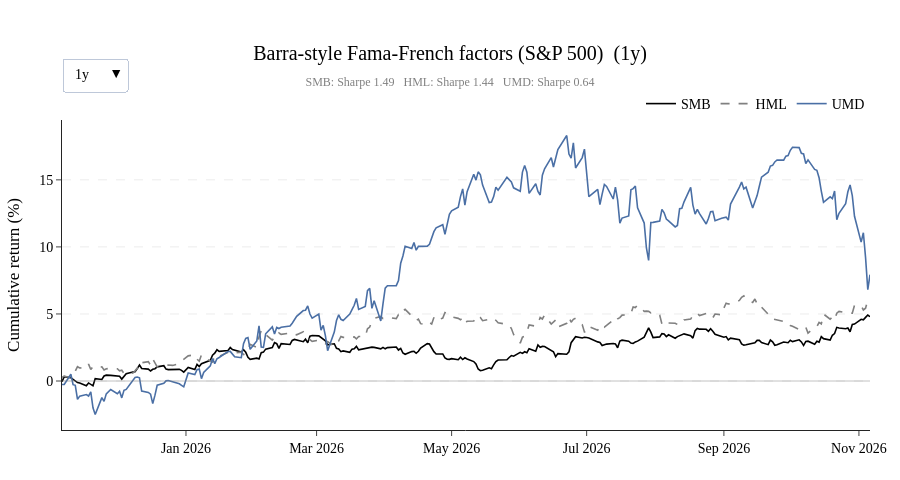

Notebook source saved alongside this figure:
### Code cell
plotting.plot_factor_compare(
    {c: ff[c] for c in ["SMB", "HML", "UMD"]},
    title="Barra-style Fama-French factors (S&P 500)",
)

### Figure 1 — Plotly figure (JSON) as saved in the notebook; plotly's stock layout.template omitted (floating-point values rounded to 4 significant figures; data arrays with more than 128 entries replaced by an {"elided": "..."} marker saying what was removed)
{"data": [{"line": {"color": "black", "width": 1.6}, "mode": "lines", "name": "SMB", "type": "scatter", "visible": false, "x": {"elided": "1000 str values"}, "y": {"elided": "1000 float values"}}, {"line": {"color": "gray", "dash": "dash", "width": 1.6}, "mode": "lines", "name": "HML", "type": "scatter", "visible": false, "x": {"elided": "1000 str values"}, "y": {"elided": "1000 float values"}}, {"line": {"color": "#4a6fa5", "width": 1.6}, "mode": "lines", "name": "UMD", "type": "scatter", "visible": false, "x": {"elided": "1000 str values"}, "y": {"elided": "1000 float values"}}, {"line": {"color": "black", "width": 1.6}, "mode": "lines", "name": "SMB", "type": "scatter", "visible": false, "x": {"elided": "754 str values"}, "y": {"elided": "754 float values"}}, {"line": {"color": "gray", "dash": "dash", "width": 1.6}, "mode": "lines", "name": "HML", "type": "scatter", "visible": false, "x": {"elided": "754 str values"}, "y": {"elided": "754 float values"}}, {"line": {"color": "#4a6fa5", "width": 1.6}, "mode": "lines", "name": "UMD", "type": "scatter", "visible": false, "x": {"elided": "754 str values"}, "y": {"elided": "754 float values"}}, {"line": {"color": "black", "width": 1.6}, "mode": "lines", "name": "SMB", "type": "scatter", "visible": true, "x": {"elided": "252 str values"}, "y": {"elided": "252 float values"}}, {"line": {"color": "gray", "dash": "dash", "width": 1.6}, "mode": "lines", "name": "HML", "type": "scatter", "visible": true, "x": {"elided": "252 str values"}, "y": {"elided": "252 float values"}}, {"line": {"color": "#4a6fa5", "width": 1.6}, "mode": "lines", "name": "UMD", "type": "scatter", "visible": true, "x": {"elided": "252 str values"}, "y": {"elided": "252 float values"}}, {"line": {"color": "black", "width": 1.6}, "mode": "lines", "name": "SMB", "type": "scatter", "visible": false, "x": {"elided": "129 str values"}, "y": {"elided": "129 float values"}}, {"line": {"color": "gray", "dash": "dash", "width": 1.6}, "mode": "lines", "name": "HML", "type": "scatter", "visible": false, "x": {"elided": "129 str values"}, "y": {"elided": "129 float values"}}, {"line": {"color": "#4a6fa5", "width": 1.6}, "mode": "lines", "name": "UMD", "type": "scatter", "visible": false, "x": {"elided": "129 str values"}, "y": {"elided": "129 float values"}}], "layout": {"font": {"color": "black", "family": "Times New Roman", "size": 14}, "height": 480, "hovermode": "x unified", "legend": {"orientation": "h", "x": 1, "xanchor": "right", "y": 1, "yanchor": "bottom"}, "margin": {"b": 50, "l": 60, "r": 30, "t": 120}, "shapes": [{"line": {"color": "gray", "width": 0.8}, "opacity": 0.6, "type": "line", "x0": 0, "x1": 1, "xref": "x domain", "y0": 0, "y1": 0, "yref": "y"}], "title": {"text": "Barra-style Fama-French factors (S&P 500)  (1y)<br><span style='font-size:12px;color:gray'>SMB: Sharpe 1.49   HML: Sharpe 1.44   UMD: Sharpe 0.64</span>", "x": 0.5}, "updatemenus": [{"active": 2, "bgcolor": "white", "buttons": [{"args": [{"visible": [true, true, true, false, false, false, false, false, false, false, false, false]}, {"title.text": "Barra-style Fama-French factors (S&P 500)  (5y)<br><span style='font-size:12px;color:gray'>SMB: Sharpe 1.38   HML: Sharpe 0.62   UMD: Sharpe 0.88</span>"}], "label": "5y", "method": "update"}, {"args": [{"visible": [false, false, false, true, true, true, false, false, false, false, false, false]}, {"title.text": "Barra-style Fama-French factors (S&P 500)  (3y)<br><span style='font-size:12px;color:gray'>SMB: Sharpe 1.53   HML: Sharpe 0.77   UMD: Sharpe 1.18</span>"}], "label": "3y", "method": "update"}, {"args": [{"visible": [false, false, false, false, false, false, true, true, true, false, false, false]}, {"title.text": "Barra-style Fama-French factors (S&P 500)  (1y)<br><span style='font-size:12px;color:gray'>SMB: Sharpe 1.49   HML: Sharpe 1.44   UMD: Sharpe 0.64</span>"}], "label": "1y", "method": "update"}, {"args": [{"visible": [false, false, false, false, false, false, false, false, false, true, true, true]}, {"title.text": "Barra-style Fama-French factors (S&P 500)  (6mo)<br><span style='font-size:12px;color:gray'>SMB: Sharpe 1.75   HML: Sharpe 0.60   UMD: Sharpe -0.78</span>"}], "label": "6mo", "method": "update"}], "font": {"color": "black", "family": "Times New Roman", "size": 14}, "x": 0, "xanchor": "left", "y": 1.2, "yanchor": "top"}], "width": 900, "xaxis": {"title": {}}, "yaxis": {"gridcolor": "rgba(0,0,0,0.08)", "griddash": "dash", "showgrid": true, "title": {"text": "Cumulative return (%)"}}}}
